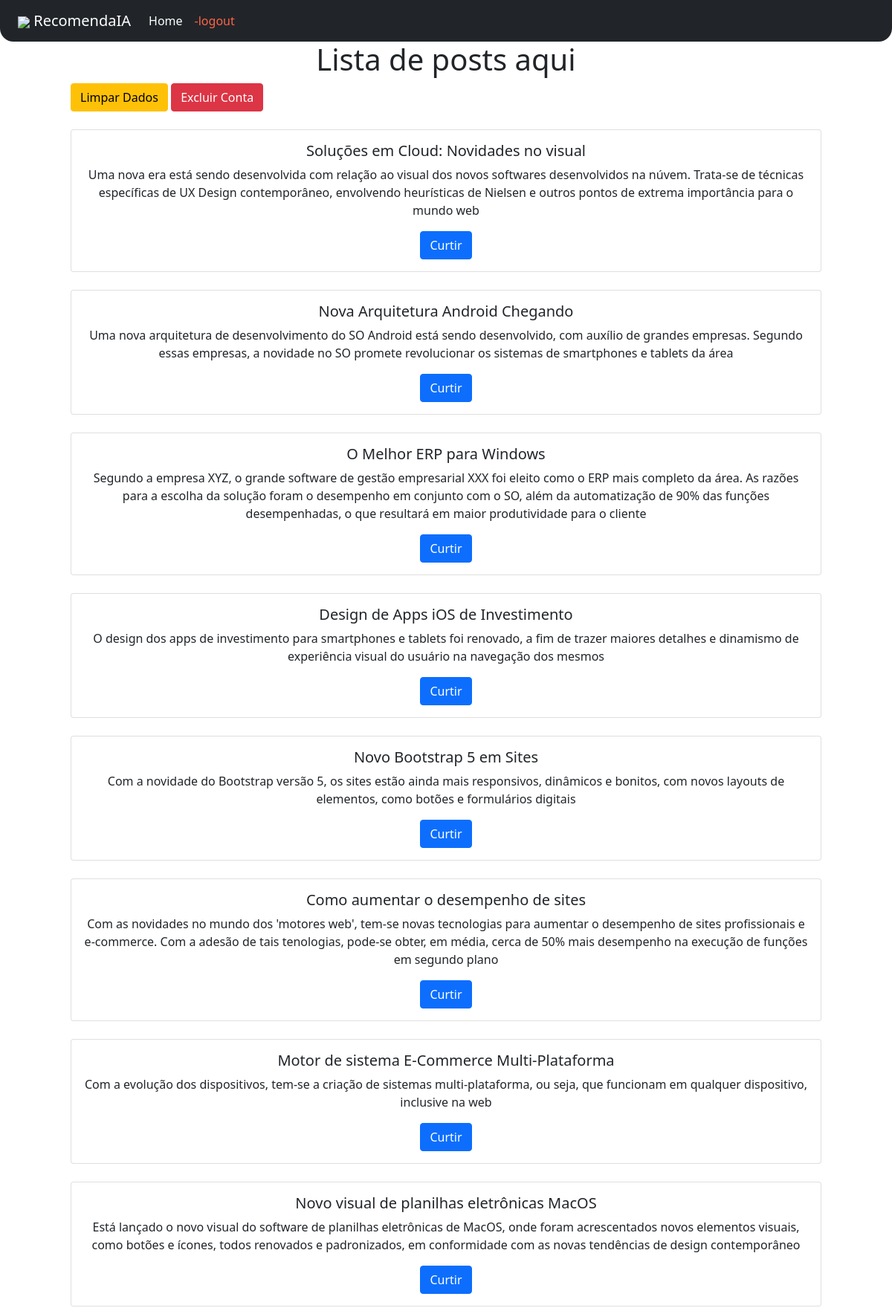
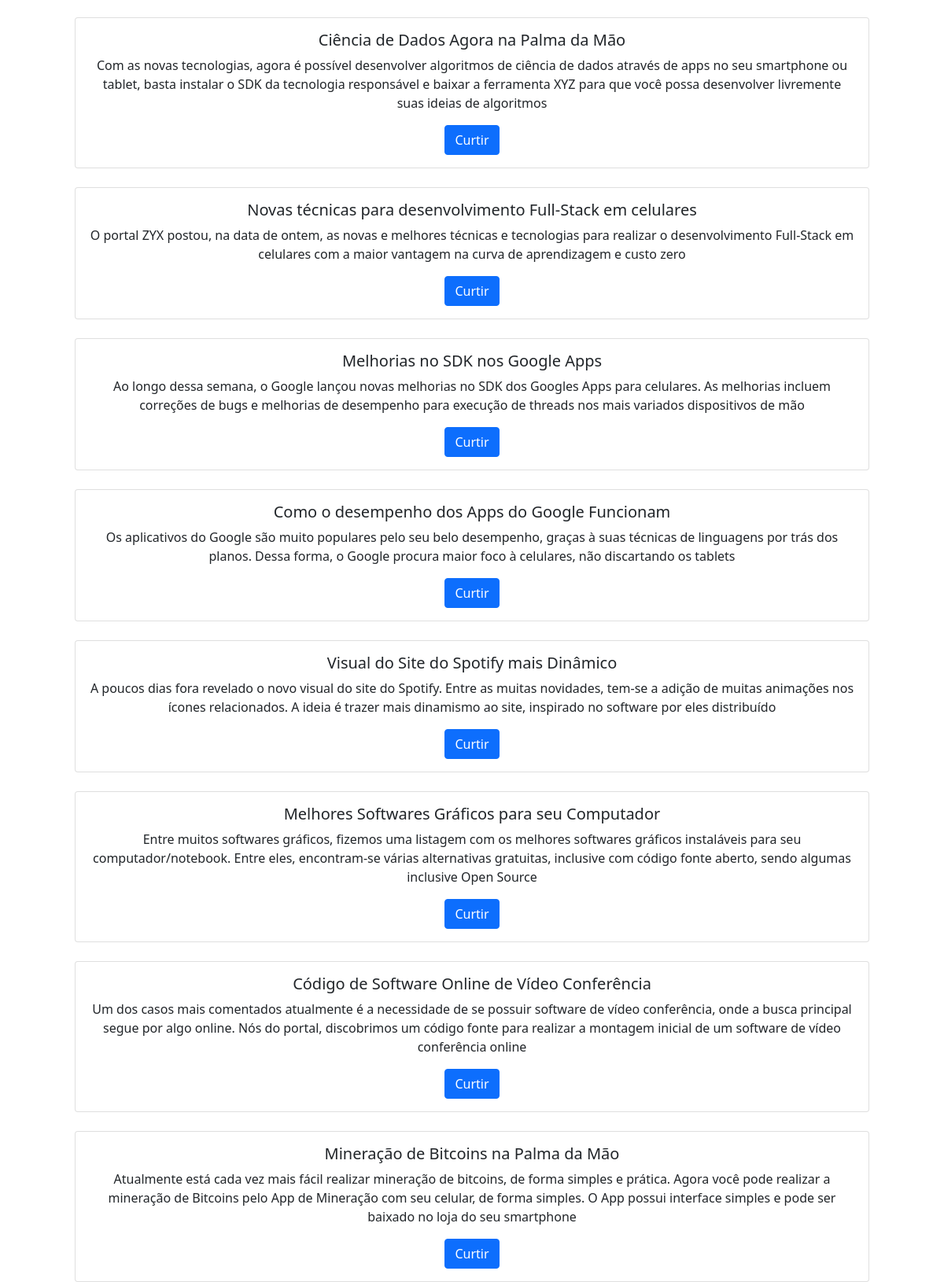
The app's page /painel.php with its own data (2 pictures, top to bottom).
### tables this page shows
CREATE TABLE postagem (
    id INT AUTO_INCREMENT PRIMARY KEY,
    titulo VARCHAR(300) NOT NULL,
    descricao VARCHAR(3000) NOT NULL,
    frontend BOOLEAN NOT NULL DEFAULT 0,
    backend BOOLEAN NOT NULL DEFAULT 0,
    desktop BOOLEAN NOT NULL DEFAULT 0,
    mobile BOOLEAN NOT NULL DEFAULT 0,
    web BOOLEAN NOT NULL DEFAULT 0
);

### painel.php (the view, shortened to what this page needs)
<?php
    require_once 'cabecalho.php';
?>
<!DOCTYPE html>
<html lang="pt-br">
<head>
    <link rel="stylesheet" href="estilo.css">
</head>
<body>
    <div class="row">
        <div class="col-sm-12" id="navbar">
            <nav class="navbar navbar-expand-lg navbar-dark bg-dark" id="menu">
                <div class="container-fluid">
                    <a class="navbar-brand" href="painel.php"><img src="https://img.icons8.com/color/24/000000/artificial-intelligence.png"/> RecomendaIA</a>
                    <div class="collapse navbar-collapse" id="navbarNav">
                        <ul class="navbar-nav">
                            <li class="nav-item"><a class="nav-link active" aria-current="page" href="painel.php">Home</a></li>
                            <li class="nav-item"><a class="nav-link" href="logout.php" id="logout"><?=$_SESSION['id']?>-logout</a></li>
                        </ul>
                    </div>
                </div>
            </nav>
        </div>
    </div>
    <div class="row container">
        <div class="col-sm-12">
            <h1>Lista de posts aqui</h1>
            <a href="limparDados.php" class="btn btn-warning">Limpar Dados</a>
            <a href="excluirConta.php" class="btn btn-danger">Excluir Conta</a>
            <br>
            <?php
                $r = $db->query("SELECT * FROM postagem");
                $linhas = $r->fetchAll(PDO::FETCH_ASSOC);
                foreach($linhas as $l) {
                    echo "
                        <br>
                        <div class='card text-center'>
                            <div class='card-body'>
                                <h5 class='card-title'>".$l['titulo']."</h5>
                                <p class='card-text'>".$l['descricao']."</p>
                                <a href='curtirPostagem.php' class='btn btn-primary'>Curtir</a>
                            </div>
                        </div>
                    ";
                }
            ?>
        </div>
    </div>
</body>
</html>

### cabecalho.php (shortened to what this page needs)
<!DOCTYPE html>
<html lang="pt-br">
<head>
    <link rel="stylesheet" href="estilo.css">
    <link href="https://cdn.jsdelivr.net/npm/bootstrap@5.0.0-beta2/dist/css/bootstrap.min.css" rel="stylesheet">
</head>
<body>
<div class="container-fluid">

### estilo.css (style rules this page uses)
#navbar { padding: 0%; }
#menu { border-radius: 0px 0px 18px 18px; }
#logout { color: tomato; }
* { box-sizing: border-box; }
.container { max-width: 1200px; margin: 0 auto; width: 92%; }
h1 { text-align: center !important; }

### records on screen
postagem: titulo "Soluções em Cloud: Novidades no visual", descricao "Uma nova era está sendo desenvolvida com relação ao visual dos novos softwares desenvolvidos na núvem. Trata-se de técnicas específicas de UX Design contemporâneo, envolvendo heurísticas de Nielsen e outros pontos de extrema importância para o mundo web"
postagem: titulo "Nova Arquitetura Android Chegando", descricao "Uma nova arquitetura de desenvolvimento do SO Android está sendo desenvolvido, com auxílio de grandes empresas. Segundo essas empresas, a novidade no SO promete revolucionar os sistemas de smartphones e tablets da área"
postagem: titulo "O Melhor ERP para Windows", descricao "Segundo a empresa XYZ, o grande software de gestão empresarial XXX foi eleito como o ERP mais completo da área. As razões para a escolha da solução foram o desempenho em conjunto com o SO, além da automatização de 90% das funções desempenhadas, o que resultará em maior produtividade para o cliente"
postagem: titulo "Design de Apps iOS de Investimento", descricao "O design dos apps de investimento para smartphones e tablets foi renovado, a fim de trazer maiores detalhes e dinamismo de experiência visual do usuário na navegação dos mesmos"
postagem: titulo "Novo Bootstrap 5 em Sites", descricao "Com a novidade do Bootstrap versão 5, os sites estão ainda mais responsivos, dinâmicos e bonitos, com novos layouts de elementos, como botões e formulários digitais"
postagem: titulo "Como aumentar o desempenho de sites", descricao "Com as novidades no mundo dos 'motores web', tem-se novas tecnologias para aumentar o desempenho de sites profissionais e e-commerce. Com a adesão de tais tenologias, pode-se obter, em média, cerca de 50% mais desempenho na execução de funções em segundo plano"
postagem: titulo "Motor de sistema E-Commerce Multi-Plataforma", descricao "Com a evolução dos dispositivos, tem-se a criação de sistemas multi-plataforma, ou seja, que funcionam em qualquer dispositivo, inclusive na web"
postagem: titulo "Novo visual de planilhas eletrônicas MacOS", descricao "Está lançado o novo visual do software de planilhas eletrônicas de MacOS, onde foram acrescentados novos elementos visuais, como botões e ícones, todos renovados e padronizados, em conformidade com as novas tendências de design contemporâneo"
postagem: titulo "Ciência de Dados Agora na Palma da Mão", descricao "Com as novas tecnologias, agora é possível desenvolver algoritmos de ciência de dados através de apps no seu smartphone ou tablet, basta instalar o SDK da tecnologia responsável e baixar a ferramenta XYZ para que você possa desenvolver livremente suas ideias de algoritmos"
postagem: titulo "Novas técnicas para desenvolvimento Full-Stack em celulares", descricao "O portal ZYX postou, na data de ontem, as novas e melhores técnicas e tecnologias para realizar o desenvolvimento Full-Stack em celulares com a maior vantagem na curva de aprendizagem e custo zero"
postagem: titulo "Melhorias no SDK nos Google Apps", descricao "Ao longo dessa semana, o Google lançou novas melhorias no SDK dos Googles Apps para celulares. As melhorias incluem correções de bugs e melhorias de desempenho para execução de threads nos mais variados dispositivos de mão"
postagem: titulo "Como o desempenho dos Apps do Google Funcionam", descricao "Os aplicativos do Google são muito populares pelo seu belo desempenho, graças à suas técnicas de linguagens por trás dos planos. Dessa forma, o Google procura maior foco à celulares, não discartando os tablets"
postagem: titulo "Visual do Site do Spotify mais Dinâmico", descricao "A poucos dias fora revelado o novo visual do site do Spotify. Entre as muitas novidades, tem-se a adição de muitas animações nos ícones relacionados. A ideia é trazer mais dinamismo ao site, inspirado no software por eles distribuído"
postagem: titulo "Melhores Softwares Gráficos para seu Computador", descricao "Entre muitos softwares gráficos, fizemos uma listagem com os melhores softwares gráficos instaláveis para seu computador/notebook. Entre eles, encontram-se várias alternativas gratuitas, inclusive com código fonte aberto, sendo algumas inclusive Open Source"
postagem: titulo "Código de Software Online de Vídeo Conferência", descricao "Um dos casos mais comentados atualmente é a necessidade de se possuir software de vídeo conferência, onde a busca principal segue por algo online. Nós do portal, discobrimos um código fonte para realizar a montagem inicial de um software de vídeo conferência online"
postagem: titulo "Mineração de Bitcoins na Palma da Mão", descricao "Atualmente está cada vez mais fácil realizar mineração de bitcoins, de forma simples e prática. Agora você pode realizar a mineração de Bitcoins pelo App de Mineração com seu celular, de forma simples. O App possui interface simples e pode ser baixado no loja do seu smartphone"
